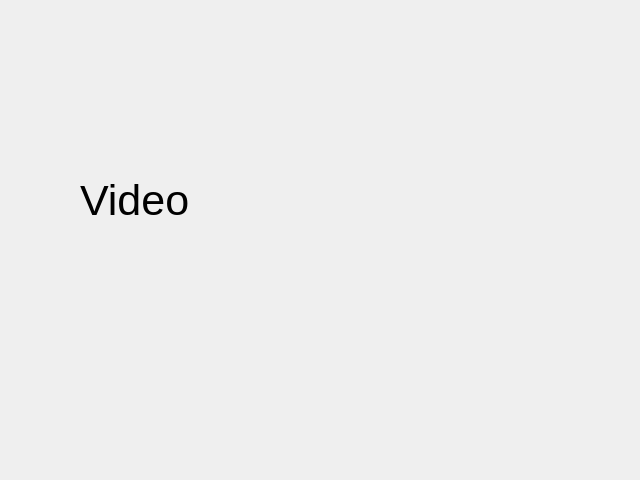
<?xml version="1.0" encoding="UTF-8"?>
<ui version="4.0">
 <class>SdlQtRgbClass</class>
 <widget class="QWidget" name="SdlQtRgbClass">
  <property name="geometry">
   <rect>
    <x>0</x>
    <y>0</y>
    <width>640</width>
    <height>480</height>
   </rect>
  </property>
  <property name="windowTitle">
   <string>SdlQtRgb</string>
  </property>
  <widget class="QLabel" name="label">
   <property name="geometry">
    <rect>
     <x>80</x>
     <y>50</y>
     <width>400</width>
     <height>300</height>
    </rect>
   </property>
   <property name="font">
    <font>
     <pointsize>32</pointsize>
    </font>
   </property>
   <property name="text">
    <string>Video</string>
   </property>
  </widget>
 </widget>
 <layoutdefault spacing="6" margin="11"/>
 <resources>
  <include location="sdlqtrgb.qrc"/>
 </resources>
 <connections/>
</ui>
